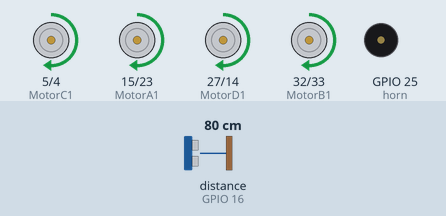
Simulated run of this sketch. Board: ESP32. On the bench: motor-driver pin pairs drawn as motors (green arrow = first pin HIGH = forward, orange = second pin HIGH = backward, longer = more drive), buzzer (waves = sounding, pin HIGH). Wiring (inferred from the names in the program): ultrasonic range finder: trigger GPIO 17; echo GPIO 16. The inputs (shaded band) are chosen by the test bench; at power-on: distance to the obstacle (sensor on GPIO 16) 80 cm. The echo pulse lasts 58.3 µs per cm; pins used as bus, display or sensor lines are not drawn.

Above: at 2.7 s.
2.8 s: distance to the obstacle (sensor on GPIO 16) set to 9 cm
4.3 s: distance to the obstacle (sensor on GPIO 16) set to 6 cm
At 4.57 s:
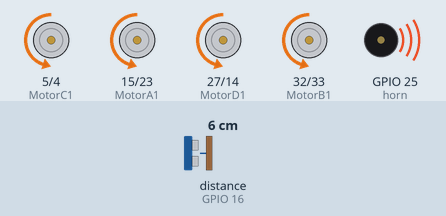
At 5.3 s:
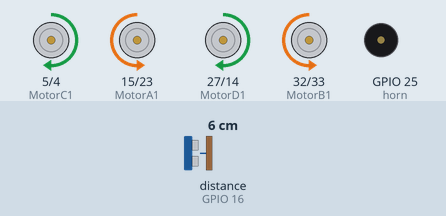
Timing chart, 0 to 13.3 s (numbered marks = the images above; inputs shaded):
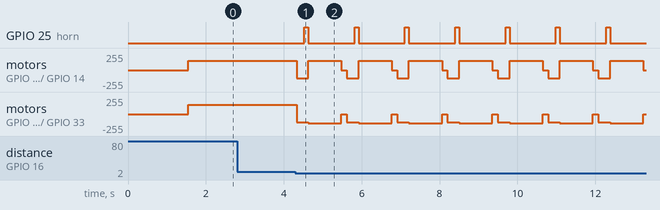

The sketch:

SonicBot.ino
```cpp
//"""REX 8in1 Sonic Bot"""
// ESP32 Board Version Must Be 2.0.11

int trigPin = 17;    // Trigger
int echoPin = 16;    // Echo
long duration, cm;

//define speed of motors
#define SLOW 120
#define MID 140
#define FAST 110

//define pins of motors
#define MotorA1 15
#define MotorA2 23

#define MotorB1 32
#define MotorB2 33

#define MotorC1 5
#define MotorC2 4

#define MotorD1 27
#define MotorD2 14

//define buzzer pin named "horn"
#define horn 25

//setting PWM properties
const int freq = 50;
const int PWMchannel_1 = 4;
const int PWMchannel_2 = 5;
const int PWMchannel_3 = 6;
const int PWMchannel_4 = 7;
const int PWMchannel_5 = 8;
const int PWMchannel_6 = 9;
const int PWMchannel_7 = 10;
const int PWMchannel_8 = 11;

const int resolution = 8;

void setup() {
  Serial.begin (115200);   //make sure your Serial Monitor is also set at this baud rate.

  pinMode(trigPin, OUTPUT);
  pinMode(echoPin, INPUT);

  pinMode(horn, OUTPUT);

  pinMode(MotorA1, OUTPUT);
  pinMode(MotorA2, OUTPUT);

  pinMode(MotorB1, OUTPUT);
  pinMode(MotorB2, OUTPUT);

  pinMode(MotorC1, OUTPUT);
  pinMode(MotorC2, OUTPUT);

  pinMode(MotorD1, OUTPUT);
  pinMode(MotorD2, OUTPUT);

  ledcSetup(PWMchannel_1, freq, resolution);
  ledcAttachPin(MotorA1, PWMchannel_1);

  ledcSetup(PWMchannel_2, freq, resolution);
  ledcAttachPin(MotorA2, PWMchannel_2);

  ledcSetup(PWMchannel_3, freq, resolution);
  ledcAttachPin(MotorB1, PWMchannel_3);

  ledcSetup(PWMchannel_4, freq, resolution);
  ledcAttachPin(MotorB2, PWMchannel_4);

  ledcSetup(PWMchannel_5, freq, resolution);
  ledcAttachPin(MotorC1, PWMchannel_5);

  ledcSetup(PWMchannel_6, freq, resolution);
  ledcAttachPin(MotorC2, PWMchannel_6);

  ledcSetup(PWMchannel_7, freq, resolution);
  ledcAttachPin(MotorD1, PWMchannel_7);

  ledcSetup(PWMchannel_8, freq, resolution);
  ledcAttachPin(MotorD2, PWMchannel_8);
  delay(1500);
}

void loop() {
  distance();
  if (cm < 8) {
    backward();
    digitalWrite(horn, HIGH);
    delay(100);
    digitalWrite(horn, LOW);
    delay(1);
    left();
    stop();
    delay(100);
  }
  else
  {
    forward();
  }
}

void forward() {
  ledcWrite(PWMchannel_1, MID); //MotorA1
  ledcWrite(PWMchannel_2, LOW); //MotorA2

  ledcWrite(PWMchannel_3, MID); //MotorB1
  ledcWrite(PWMchannel_4, LOW); //MotorB2

  ledcWrite(PWMchannel_5, MID); //MotorC1
  ledcWrite(PWMchannel_6, LOW); //MotorC2

  ledcWrite(PWMchannel_7, MID); //MotorD1
  ledcWrite(PWMchannel_8, LOW); //MotorD2
}

void right() {
  ledcWrite(PWMchannel_1, LOW); //MotorA1
  ledcWrite(PWMchannel_2, FAST); //MotorA2

  ledcWrite(PWMchannel_3, FAST); //MotorB1
  ledcWrite(PWMchannel_4, LOW); //MotorB2

  ledcWrite(PWMchannel_5, LOW); //MotorC1
  ledcWrite(PWMchannel_6, FAST); //MotorC2

  ledcWrite(PWMchannel_7, LOW); //MotorD1
  ledcWrite(PWMchannel_8, FAST); //MotorD2
  delay(1000);
}

void left() {
  ledcWrite(PWMchannel_1, LOW); //MotorA1
  ledcWrite(PWMchannel_2, MID); //MotorA2

  ledcWrite(PWMchannel_3, LOW); //MotorB1
  ledcWrite(PWMchannel_4, MID); //MotorB2

  ledcWrite(PWMchannel_5, MID); //MotorC1
  ledcWrite(PWMchannel_6, LOW); //MotorC2

  ledcWrite(PWMchannel_7, MID); //MotorD1
  ledcWrite(PWMchannel_8, LOW); //MotorD2
  delay(850);
}

void stop() {
  ledcWrite(PWMchannel_1, LOW); //MotorA1
  ledcWrite(PWMchannel_2, LOW); //MotorA2

  ledcWrite(PWMchannel_3, LOW); //MotorB1
  ledcWrite(PWMchannel_4, LOW); //MotorB2

  ledcWrite(PWMchannel_5, LOW); //MotorC1
  ledcWrite(PWMchannel_6, LOW); //MotorC2

  ledcWrite(PWMchannel_7, LOW); //MotorD1
  ledcWrite(PWMchannel_8, LOW); //MotorD2
}

void backward() {
  ledcWrite(PWMchannel_1, LOW); //MotorA1
  ledcWrite(PWMchannel_2, SLOW); //MotorA2

  ledcWrite(PWMchannel_3, LOW); //MotorB1
  ledcWrite(PWMchannel_4, SLOW); //MotorB2

  ledcWrite(PWMchannel_5, LOW); //MotorC1
  ledcWrite(PWMchannel_6, SLOW); //MotorC2

  ledcWrite(PWMchannel_7, LOW); //MotorD1
  ledcWrite(PWMchannel_8, SLOW); //MotorD2
  delay(200);
}

void distance() {
  delay(40);
  digitalWrite(trigPin, LOW);
  delayMicroseconds(5);

  digitalWrite(trigPin, HIGH);
  delayMicroseconds(10);

  digitalWrite(trigPin, LOW);

  duration = pulseIn(echoPin, HIGH);
  cm = (duration / 2) / 29.1;
  /*
  Serial.print(cm);
  Serial.print("cm");
  Serial.println();
  */
}
```

Measured:
- the behaviour switches between 8 and 7 cm on distance to the obstacle (sensor on GPIO 16) (found by bisection; images 0 and 1)
- after the input at 2.8 s, every drawn part: stays the same
- after the input at 4.3 s, GPIO 25 (horn): alternates HIGH for 0.10 s and LOW for 1.2 s, starting after 0.23 s; motor on GPIO 5 (MotorC1) / GPIO 4 (MotorC2): forward 139/255 → backward 120/255 at once, then repeats every 1.3 s: forward 139/255 0.85 s, stopped 0.14 s, backward 120/255 0.30 s
